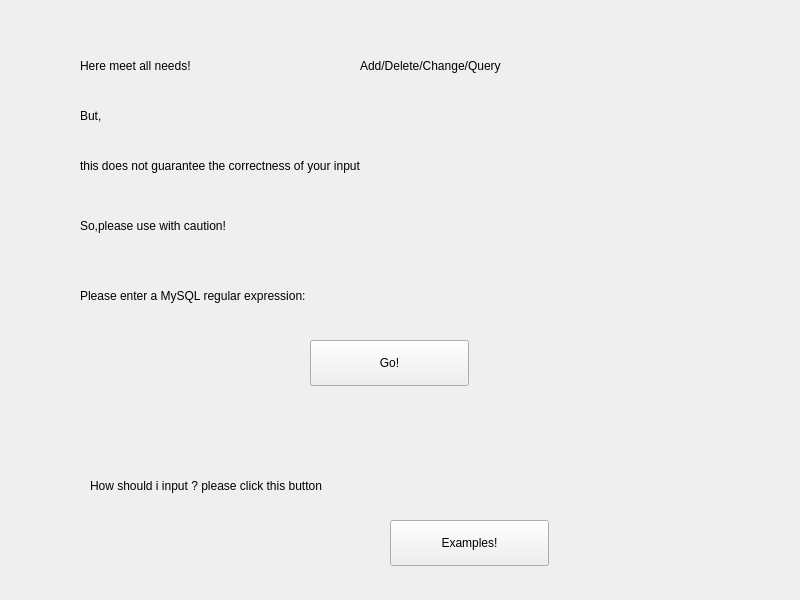
<?xml version="1.0" encoding="UTF-8"?>
<ui version="4.0">
 <class>Widget</class>
 <widget class="QWidget" name="Widget">
  <property name="geometry">
   <rect>
    <x>0</x>
    <y>0</y>
    <width>800</width>
    <height>600</height>
   </rect>
  </property>
  <property name="windowTitle">
   <string>Widget</string>
  </property>
  <widget class="QLabel" name="label">
   <property name="geometry">
    <rect>
     <x>360</x>
     <y>50</y>
     <width>351</width>
     <height>32</height>
    </rect>
   </property>
   <property name="text">
    <string>Add/Delete/Change/Query</string>
   </property>
  </widget>
  <widget class="QLabel" name="label_2">
   <property name="geometry">
    <rect>
     <x>80</x>
     <y>50</y>
     <width>271</width>
     <height>32</height>
    </rect>
   </property>
   <property name="text">
    <string>Here meet all needs!</string>
   </property>
  </widget>
  <widget class="QLabel" name="label_3">
   <property name="geometry">
    <rect>
     <x>80</x>
     <y>100</y>
     <width>471</width>
     <height>32</height>
    </rect>
   </property>
   <property name="text">
    <string>But,</string>
   </property>
  </widget>
  <widget class="QLabel" name="label_4">
   <property name="geometry">
    <rect>
     <x>80</x>
     <y>150</y>
     <width>661</width>
     <height>32</height>
    </rect>
   </property>
   <property name="text">
    <string>this does not guarantee the correctness of your input</string>
   </property>
  </widget>
  <widget class="QLabel" name="label_5">
   <property name="geometry">
    <rect>
     <x>80</x>
     <y>210</y>
     <width>351</width>
     <height>32</height>
    </rect>
   </property>
   <property name="text">
    <string>So,please use with caution!</string>
   </property>
  </widget>
  <widget class="QPushButton" name="pushButtonGo">
   <property name="geometry">
    <rect>
     <x>310</x>
     <y>340</y>
     <width>159</width>
     <height>46</height>
    </rect>
   </property>
   <property name="text">
    <string>Go!</string>
   </property>
  </widget>
  <widget class="QLabel" name="label_6">
   <property name="geometry">
    <rect>
     <x>80</x>
     <y>280</y>
     <width>521</width>
     <height>32</height>
    </rect>
   </property>
   <property name="text">
    <string>Please enter a MySQL regular expression:</string>
   </property>
  </widget>
  <widget class="QPushButton" name="pushButtonExamples">
   <property name="geometry">
    <rect>
     <x>390</x>
     <y>520</y>
     <width>159</width>
     <height>46</height>
    </rect>
   </property>
   <property name="text">
    <string>Examples!</string>
   </property>
  </widget>
  <widget class="QLabel" name="label_7">
   <property name="geometry">
    <rect>
     <x>90</x>
     <y>470</y>
     <width>571</width>
     <height>32</height>
    </rect>
   </property>
   <property name="text">
    <string>How should i input ? please click this button</string>
   </property>
  </widget>
 </widget>
 <resources/>
 <connections/>
</ui>
